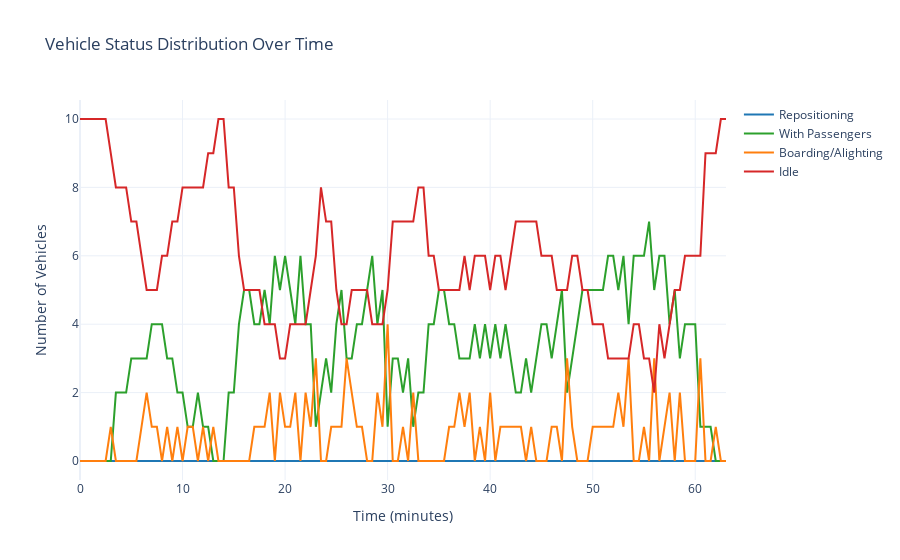

The notebook cell this image was saved under:
### Markdown cell above
### 🚗 Vehicle Status Distribution

This analysis shows how vehicles spend their time during the simulation. Understanding the distribution between states (idle, pickup, occupied, etc.) helps optimize fleet size and identify potential inefficiencies in vehicle utilization.

### Code cell
# Analyze vehicle status distribution
fig = analyze_vehicle_status(results_dir)

fig.show()

### Figure 1 — Plotly figure (JSON) as saved in the notebook; plotly's stock layout.template omitted (floating-point values rounded to 4 significant figures)
{"data": [{"line": {"color": "#1f77b4"}, "mode": "lines", "name": "Repositioning", "type": "scatter", "x": [0, 0.5, 1, 1.5, 2, 2.5, 3, 3.5, 4, 4.5, 5, 5.5, 6, 6.5, 7, 7.5, 8, 8.5, 9, 9.5, 10, 10.5, 11, 11.5, 12, 12.5, 13, 13.5, 14, 14.5, 15, 15.5, 16, 16.5, 17, 17.5, 18, 18.5, 19, 19.5, 20, 20.5, 21, 21.5, 22, 22.5, 23, 23.5, 24, 24.5, 25, 25.5, 26, 26.5, 27, 27.5, 28, 28.5, 29, 29.5, 30, 30.5, 31, 31.5, 32, 32.5, 33, 33.5, 34, 34.5, 35, 35.5, 36, 36.5, 37, 37.5, 38, 38.5, 39, 39.5, 40, 40.5, 41, 41.5, 42, 42.5, 43, 43.5, 44, 44.5, 45, 45.5, 46, 46.5, 47, 47.5, 48, 48.5, 49, 49.5, 50, 50.5, 51, 51.5, 52, 52.5, 53, 53.5, 54, 54.5, 55, 55.5, 56, 56.5, 57, 57.5, 58, 58.5, 59, 59.5, 60, 60.5, 61, 61.5, 62, 62.5, 63], "y": [0, 0, 0, 0, 0, 0, 0, 0, 0, 0, 0, 0, 0, 0, 0, 0, 0, 0, 0, 0, 0, 0, 0, 0, 0, 0, 0, 0, 0, 0, 0, 0, 0, 0, 0, 0, 0, 0, 0, 0, 0, 0, 0, 0, 0, 0, 0, 0, 0, 0, 0, 0, 0, 0, 0, 0, 0, 0, 0, 0, 0, 0, 0, 0, 0, 0, 0, 0, 0, 0, 0, 0, 0, 0, 0, 0, 0, 0, 0, 0, 0, 0, 0, 0, 0, 0, 0, 0, 0, 0, 0, 0, 0, 0, 0, 0, 0, 0, 0, 0, 0, 0, 0, 0, 0, 0, 0, 0, 0, 0, 0, 0, 0, 0, 0, 0, 0, 0, 0, 0, 0, 0, 0, 0, 0, 0, 0]}, {"line": {"color": "#2ca02c"}, "mode": "lines", "name": "With Passengers", "type": "scatter", "x": [0, 0.5, 1, 1.5, 2, 2.5, 3, 3.5, 4, 4.5, 5, 5.5, 6, 6.5, 7, 7.5, 8, 8.5, 9, 9.5, 10, 10.5, 11, 11.5, 12, 12.5, 13, 13.5, 14, 14.5, 15, 15.5, 16, 16.5, 17, 17.5, 18, 18.5, 19, 19.5, 20, 20.5, 21, 21.5, 22, 22.5, 23, 23.5, 24, 24.5, 25, 25.5, 26, 26.5, 27, 27.5, 28, 28.5, 29, 29.5, 30, 30.5, 31, 31.5, 32, 32.5, 33, 33.5, 34, 34.5, 35, 35.5, 36, 36.5, 37, 37.5, 38, 38.5, 39, 39.5, 40, 40.5, 41, 41.5, 42, 42.5, 43, 43.5, 44, 44.5, 45, 45.5, 46, 46.5, 47, 47.5, 48, 48.5, 49, 49.5, 50, 50.5, 51, 51.5, 52, 52.5, 53, 53.5, 54, 54.5, 55, 55.5, 56, 56.5, 57, 57.5, 58, 58.5, 59, 59.5, 60, 60.5, 61, 61.5, 62, 62.5, 63], "y": [0, 0, 0, 0, 0, 0, 0, 2, 2, 2, 3, 3, 3, 3, 4, 4, 4, 3, 3, 2, 2, 1, 1, 2, 1, 1, 0, 0, 0, 2, 2, 4, 5, 5, 4, 4, 5, 4, 6, 5, 6, 5, 4, 6, 4, 4, 1, 2, 3, 2, 4, 5, 3, 3, 4, 4, 5, 6, 4, 5, 1, 3, 3, 2, 3, 1, 2, 2, 4, 4, 5, 5, 4, 4, 3, 3, 3, 4, 3, 4, 3, 4, 3, 4, 3, 2, 2, 3, 2, 3, 4, 4, 3, 4, 5, 2, 3, 4, 5, 5, 5, 5, 5, 6, 6, 5, 6, 4, 6, 6, 6, 7, 5, 6, 6, 4, 5, 3, 4, 4, 4, 1, 1, 1, 0, 0, 0]}, {"line": {"color": "#ff7f0e"}, "mode": "lines", "name": "Boarding/Alighting", "type": "scatter", "x": [0, 0.5, 1, 1.5, 2, 2.5, 3, 3.5, 4, 4.5, 5, 5.5, 6, 6.5, 7, 7.5, 8, 8.5, 9, 9.5, 10, 10.5, 11, 11.5, 12, 12.5, 13, 13.5, 14, 14.5, 15, 15.5, 16, 16.5, 17, 17.5, 18, 18.5, 19, 19.5, 20, 20.5, 21, 21.5, 22, 22.5, 23, 23.5, 24, 24.5, 25, 25.5, 26, 26.5, 27, 27.5, 28, 28.5, 29, 29.5, 30, 30.5, 31, 31.5, 32, 32.5, 33, 33.5, 34, 34.5, 35, 35.5, 36, 36.5, 37, 37.5, 38, 38.5, 39, 39.5, 40, 40.5, 41, 41.5, 42, 42.5, 43, 43.5, 44, 44.5, 45, 45.5, 46, 46.5, 47, 47.5, 48, 48.5, 49, 49.5, 50, 50.5, 51, 51.5, 52, 52.5, 53, 53.5, 54, 54.5, 55, 55.5, 56, 56.5, 57, 57.5, 58, 58.5, 59, 59.5, 60, 60.5, 61, 61.5, 62, 62.5, 63], "y": [0, 0, 0, 0, 0, 0, 1, 0, 0, 0, 0, 0, 1, 2, 1, 1, 0, 1, 0, 1, 0, 1, 1, 0, 1, 0, 1, 0, 0, 0, 0, 0, 0, 0, 1, 1, 1, 2, 0, 2, 1, 1, 2, 0, 2, 1, 3, 0, 0, 1, 1, 1, 3, 2, 1, 1, 0, 0, 2, 1, 4, 0, 0, 1, 0, 2, 0, 0, 0, 0, 0, 0, 1, 1, 2, 1, 2, 0, 1, 0, 2, 0, 1, 1, 1, 1, 1, 0, 1, 0, 0, 0, 1, 1, 0, 3, 1, 0, 0, 0, 1, 1, 1, 1, 1, 2, 1, 3, 0, 0, 1, 0, 3, 0, 1, 2, 0, 2, 0, 0, 0, 3, 0, 0, 1, 0, 0]}, {"line": {"color": "#d62728"}, "mode": "lines", "name": "Idle", "type": "scatter", "x": [0, 0.5, 1, 1.5, 2, 2.5, 3, 3.5, 4, 4.5, 5, 5.5, 6, 6.5, 7, 7.5, 8, 8.5, 9, 9.5, 10, 10.5, 11, 11.5, 12, 12.5, 13, 13.5, 14, 14.5, 15, 15.5, 16, 16.5, 17, 17.5, 18, 18.5, 19, 19.5, 20, 20.5, 21, 21.5, 22, 22.5, 23, 23.5, 24, 24.5, 25, 25.5, 26, 26.5, 27, 27.5, 28, 28.5, 29, 29.5, 30, 30.5, 31, 31.5, 32, 32.5, 33, 33.5, 34, 34.5, 35, 35.5, 36, 36.5, 37, 37.5, 38, 38.5, 39, 39.5, 40, 40.5, 41, 41.5, 42, 42.5, 43, 43.5, 44, 44.5, 45, 45.5, 46, 46.5, 47, 47.5, 48, 48.5, 49, 49.5, 50, 50.5, 51, 51.5, 52, 52.5, 53, 53.5, 54, 54.5, 55, 55.5, 56, 56.5, 57, 57.5, 58, 58.5, 59, 59.5, 60, 60.5, 61, 61.5, 62, 62.5, 63], "y": [10, 10, 10, 10, 10, 10, 9, 8, 8, 8, 7, 7, 6, 5, 5, 5, 6, 6, 7, 7, 8, 8, 8, 8, 8, 9, 9, 10, 10, 8, 8, 6, 5, 5, 5, 5, 4, 4, 4, 3, 3, 4, 4, 4, 4, 5, 6, 8, 7, 7, 5, 4, 4, 5, 5, 5, 5, 4, 4, 4, 5, 7, 7, 7, 7, 7, 8, 8, 6, 6, 5, 5, 5, 5, 5, 6, 5, 6, 6, 6, 5, 6, 6, 5, 6, 7, 7, 7, 7, 7, 6, 6, 6, 5, 5, 5, 6, 6, 5, 5, 4, 4, 4, 3, 3, 3, 3, 3, 4, 4, 3, 3, 2, 4, 3, 4, 5, 5, 6, 6, 6, 6, 9, 9, 9, 10, 10]}], "layout": {"hovermode": "x", "title": {"text": "Vehicle Status Distribution Over Time"}, "xaxis": {"title": {"text": "Time (minutes)"}}, "yaxis": {"title": {"text": "Number of Vehicles"}}}}
